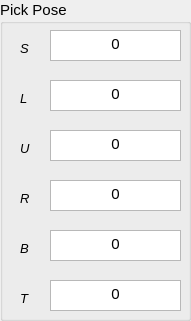
     <widget class="QGroupBox" name="groupBoxCarPulPos_4">
      <property name="geometry">
       <rect>
        <x>620</x>
        <y>540</y>
        <width>191</width>
        <height>321</height>
       </rect>
      </property>
      <property name="font">
       <font>
        <pointsize>11</pointsize>
        <weight>50</weight>
        <italic>false</italic>
        <bold>false</bold>
       </font>
      </property>
      <property name="title">
       <string>Pick Pose</string>
      </property>
      <widget class="QTextBrowser" name="tbPickPosePitch">
       <property name="geometry">
        <rect>
         <x>50</x>
         <y>230</y>
         <width>131</width>
         <height>31</height>
        </rect>
       </property>
       <property name="font">
        <font>
         <pointsize>11</pointsize>
         <weight>50</weight>
         <italic>false</italic>
         <bold>false</bold>
        </font>
       </property>
       <property name="html">
        <string>&lt;!DOCTYPE HTML PUBLIC &quot;-//W3C//DTD HTML 4.0//EN&quot; &quot;http://www.w3.org/TR/REC-html40/strict.dtd&quot;&gt;
&lt;html&gt;&lt;head&gt;&lt;meta name=&quot;qrichtext&quot; content=&quot;1&quot; /&gt;&lt;style type=&quot;text/css&quot;&gt;
p, li { white-space: pre-wrap; }
&lt;/style&gt;&lt;/head&gt;&lt;body style=&quot; font-family:'Ubuntu'; font-size:11pt; font-weight:400; font-style:normal;&quot;&gt;
&lt;p align=&quot;center&quot; style=&quot; margin-top:0px; margin-bottom:0px; margin-left:0px; margin-right:0px; -qt-block-indent:0; text-indent:0px;&quot;&gt;&lt;span style=&quot; font-family:'Sans Serif';&quot;&gt;0&lt;/span&gt;&lt;/p&gt;&lt;/body&gt;&lt;/html&gt;</string>
       </property>
      </widget>
      <widget class="QTextBrowser" name="tbPickPoseYaw">
       <property name="geometry">
        <rect>
         <x>50</x>
         <y>280</y>
         <width>131</width>
         <height>31</height>
        </rect>
       </property>
       <property name="font">
        <font>
         <pointsize>11</pointsize>
         <weight>50</weight>
         <italic>false</italic>
         <bold>false</bold>
        </font>
       </property>
       <property name="html">
        <string>&lt;!DOCTYPE HTML PUBLIC &quot;-//W3C//DTD HTML 4.0//EN&quot; &quot;http://www.w3.org/TR/REC-html40/strict.dtd&quot;&gt;
&lt;html&gt;&lt;head&gt;&lt;meta name=&quot;qrichtext&quot; content=&quot;1&quot; /&gt;&lt;style type=&quot;text/css&quot;&gt;
p, li { white-space: pre-wrap; }
&lt;/style&gt;&lt;/head&gt;&lt;body style=&quot; font-family:'Ubuntu'; font-size:11pt; font-weight:400; font-style:normal;&quot;&gt;
&lt;p align=&quot;center&quot; style=&quot; margin-top:0px; margin-bottom:0px; margin-left:0px; margin-right:0px; -qt-block-indent:0; text-indent:0px;&quot;&gt;&lt;span style=&quot; font-family:'Sans Serif';&quot;&gt;0&lt;/span&gt;&lt;/p&gt;&lt;/body&gt;&lt;/html&gt;</string>
       </property>
      </widget>
      <widget class="QTextBrowser" name="tbPickPoseZ">
       <property name="geometry">
        <rect>
         <x>50</x>
         <y>130</y>
         <width>131</width>
         <height>31</height>
        </rect>
       </property>
       <property name="font">
        <font>
         <pointsize>11</pointsize>
         <weight>50</weight>
         <italic>false</italic>
         <bold>false</bold>
        </font>
       </property>
       <property name="html">
        <string>&lt;!DOCTYPE HTML PUBLIC &quot;-//W3C//DTD HTML 4.0//EN&quot; &quot;http://www.w3.org/TR/REC-html40/strict.dtd&quot;&gt;
&lt;html&gt;&lt;head&gt;&lt;meta name=&quot;qrichtext&quot; content=&quot;1&quot; /&gt;&lt;style type=&quot;text/css&quot;&gt;
p, li { white-space: pre-wrap; }
&lt;/style&gt;&lt;/head&gt;&lt;body style=&quot; font-family:'Ubuntu'; font-size:11pt; font-weight:400; font-style:normal;&quot;&gt;
&lt;p align=&quot;center&quot; style=&quot; margin-top:0px; margin-bottom:0px; margin-left:0px; margin-right:0px; -qt-block-indent:0; text-indent:0px;&quot;&gt;&lt;span style=&quot; font-family:'Sans Serif';&quot;&gt;0&lt;/span&gt;&lt;/p&gt;&lt;/body&gt;&lt;/html&gt;</string>
       </property>
      </widget>
      <widget class="QTextBrowser" name="tbPickPoseX">
       <property name="geometry">
        <rect>
         <x>50</x>
         <y>30</y>
         <width>131</width>
         <height>31</height>
        </rect>
       </property>
       <property name="font">
        <font>
         <pointsize>11</pointsize>
         <weight>50</weight>
         <italic>false</italic>
         <bold>false</bold>
        </font>
       </property>
       <property name="html">
        <string>&lt;!DOCTYPE HTML PUBLIC &quot;-//W3C//DTD HTML 4.0//EN&quot; &quot;http://www.w3.org/TR/REC-html40/strict.dtd&quot;&gt;
&lt;html&gt;&lt;head&gt;&lt;meta name=&quot;qrichtext&quot; content=&quot;1&quot; /&gt;&lt;style type=&quot;text/css&quot;&gt;
p, li { white-space: pre-wrap; }
&lt;/style&gt;&lt;/head&gt;&lt;body style=&quot; font-family:'Ubuntu'; font-size:11pt; font-weight:400; font-style:normal;&quot;&gt;
&lt;p align=&quot;center&quot; style=&quot; margin-top:0px; margin-bottom:0px; margin-left:0px; margin-right:0px; -qt-block-indent:0; text-indent:0px;&quot;&gt;&lt;span style=&quot; font-family:'Sans Serif';&quot;&gt;0&lt;/span&gt;&lt;/p&gt;&lt;/body&gt;&lt;/html&gt;</string>
       </property>
      </widget>
      <widget class="QTextBrowser" name="tbPickPoseY">
       <property name="geometry">
        <rect>
         <x>50</x>
         <y>80</y>
         <width>131</width>
         <height>31</height>
        </rect>
       </property>
       <property name="font">
        <font>
         <pointsize>11</pointsize>
         <weight>50</weight>
         <italic>false</italic>
         <bold>false</bold>
        </font>
       </property>
       <property name="html">
        <string>&lt;!DOCTYPE HTML PUBLIC &quot;-//W3C//DTD HTML 4.0//EN&quot; &quot;http://www.w3.org/TR/REC-html40/strict.dtd&quot;&gt;
&lt;html&gt;&lt;head&gt;&lt;meta name=&quot;qrichtext&quot; content=&quot;1&quot; /&gt;&lt;style type=&quot;text/css&quot;&gt;
p, li { white-space: pre-wrap; }
&lt;/style&gt;&lt;/head&gt;&lt;body style=&quot; font-family:'Ubuntu'; font-size:11pt; font-weight:400; font-style:normal;&quot;&gt;
&lt;p align=&quot;center&quot; style=&quot; margin-top:0px; margin-bottom:0px; margin-left:0px; margin-right:0px; -qt-block-indent:0; text-indent:0px;&quot;&gt;&lt;span style=&quot; font-family:'Sans Serif';&quot;&gt;0&lt;/span&gt;&lt;/p&gt;&lt;/body&gt;&lt;/html&gt;</string>
       </property>
      </widget>
      <widget class="QTextBrowser" name="tbPickPoseRoll">
       <property name="geometry">
        <rect>
         <x>50</x>
         <y>180</y>
         <width>131</width>
         <height>31</height>
        </rect>
       </property>
       <property name="font">
        <font>
         <pointsize>11</pointsize>
         <weight>50</weight>
         <italic>false</italic>
         <bold>false</bold>
        </font>
       </property>
       <property name="html">
        <string>&lt;!DOCTYPE HTML PUBLIC &quot;-//W3C//DTD HTML 4.0//EN&quot; &quot;http://www.w3.org/TR/REC-html40/strict.dtd&quot;&gt;
&lt;html&gt;&lt;head&gt;&lt;meta name=&quot;qrichtext&quot; content=&quot;1&quot; /&gt;&lt;style type=&quot;text/css&quot;&gt;
p, li { white-space: pre-wrap; }
&lt;/style&gt;&lt;/head&gt;&lt;body style=&quot; font-family:'Ubuntu'; font-size:11pt; font-weight:400; font-style:normal;&quot;&gt;
&lt;p align=&quot;center&quot; style=&quot; margin-top:0px; margin-bottom:0px; margin-left:0px; margin-right:0px; -qt-block-indent:0; text-indent:0px;&quot;&gt;&lt;span style=&quot; font-family:'Sans Serif';&quot;&gt;0&lt;/span&gt;&lt;/p&gt;&lt;/body&gt;&lt;/html&gt;</string>
       </property>
      </widget>
      <widget class="QLabel" name="lblCurrentRz_13">
       <property name="geometry">
        <rect>
         <x>20</x>
         <y>290</y>
         <width>51</width>
         <height>16</height>
        </rect>
       </property>
       <property name="font">
        <font>
         <pointsize>10</pointsize>
         <weight>50</weight>
         <italic>true</italic>
         <bold>false</bold>
        </font>
       </property>
       <property name="text">
        <string>T</string>
       </property>
      </widget>
      <widget class="QLabel" name="lblCurrentY_13">
       <property name="geometry">
        <rect>
         <x>20</x>
         <y>90</y>
         <width>21</width>
         <height>16</height>
        </rect>
       </property>
       <property name="font">
        <font>
         <pointsize>10</pointsize>
         <weight>50</weight>
         <italic>true</italic>
         <bold>false</bold>
        </font>
       </property>
       <property name="text">
        <string>L</string>
       </property>
      </widget>
      <widget class="QLabel" name="lblCurrentRx_13">
       <property name="geometry">
        <rect>
         <x>20</x>
         <y>190</y>
         <width>41</width>
         <height>16</height>
        </rect>
       </property>
       <property name="font">
        <font>
         <pointsize>10</pointsize>
         <weight>50</weight>
         <italic>true</italic>
         <bold>false</bold>
        </font>
       </property>
       <property name="text">
        <string>R</string>
       </property>
      </widget>
      <widget class="QLabel" name="lblCurrentRy_13">
       <property name="geometry">
        <rect>
         <x>20</x>
         <y>240</y>
         <width>51</width>
         <height>16</height>
        </rect>
       </property>
       <property name="font">
        <font>
         <pointsize>10</pointsize>
         <weight>50</weight>
         <italic>true</italic>
         <bold>false</bold>
        </font>
       </property>
       <property name="text">
        <string>B</string>
       </property>
      </widget>
      <widget class="QLabel" name="lblCurrentX_13">
       <property name="geometry">
        <rect>
         <x>20</x>
         <y>40</y>
         <width>21</width>
         <height>16</height>
        </rect>
       </property>
       <property name="font">
        <font>
         <pointsize>10</pointsize>
         <weight>50</weight>
         <italic>true</italic>
         <bold>false</bold>
        </font>
       </property>
       <property name="text">
        <string>S</string>
       </property>
      </widget>
      <widget class="QLabel" name="lblCurrentZ_13">
       <property name="geometry">
        <rect>
         <x>20</x>
         <y>140</y>
         <width>21</width>
         <height>16</height>
        </rect>
       </property>
       <property name="font">
        <font>
         <pointsize>10</pointsize>
         <weight>50</weight>
         <italic>true</italic>
         <bold>false</bold>
        </font>
       </property>
       <property name="text">
        <string>U</string>
       </property>
      </widget>
     </widget>
